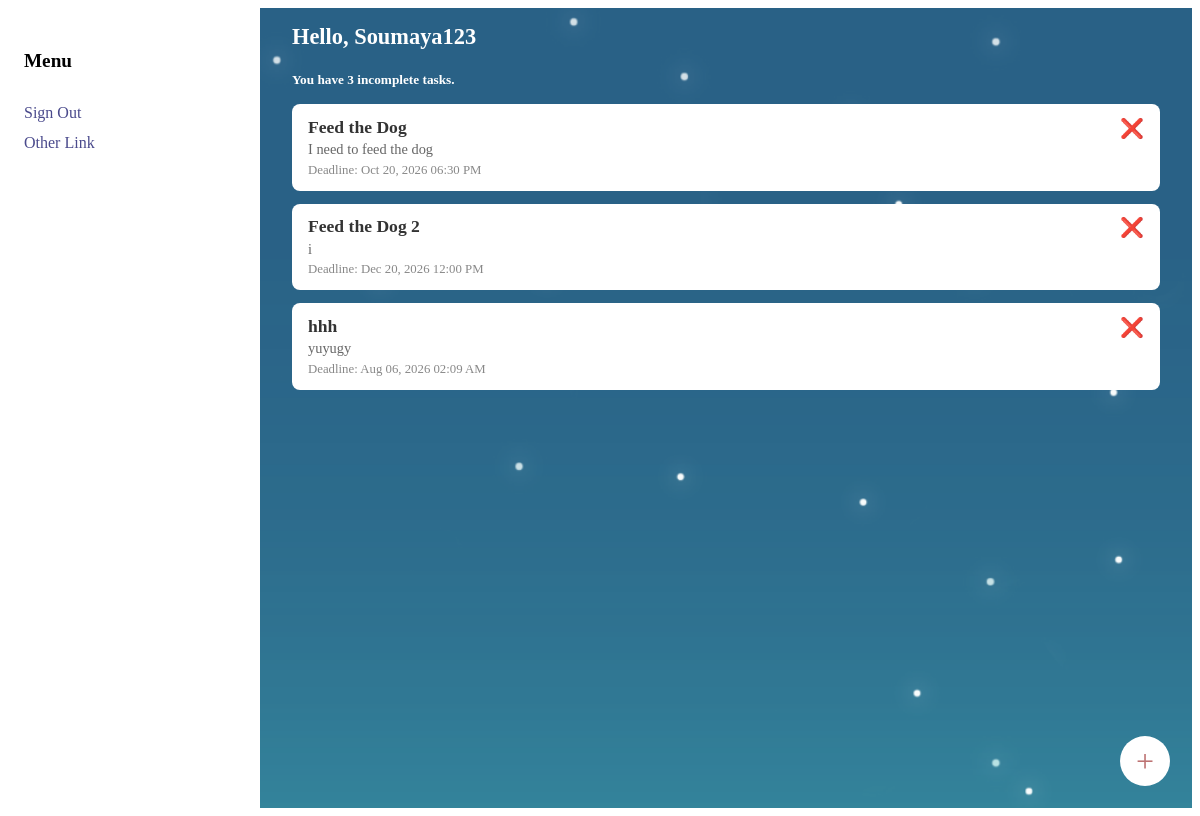
The app's page /todo/ (signed in), older data.
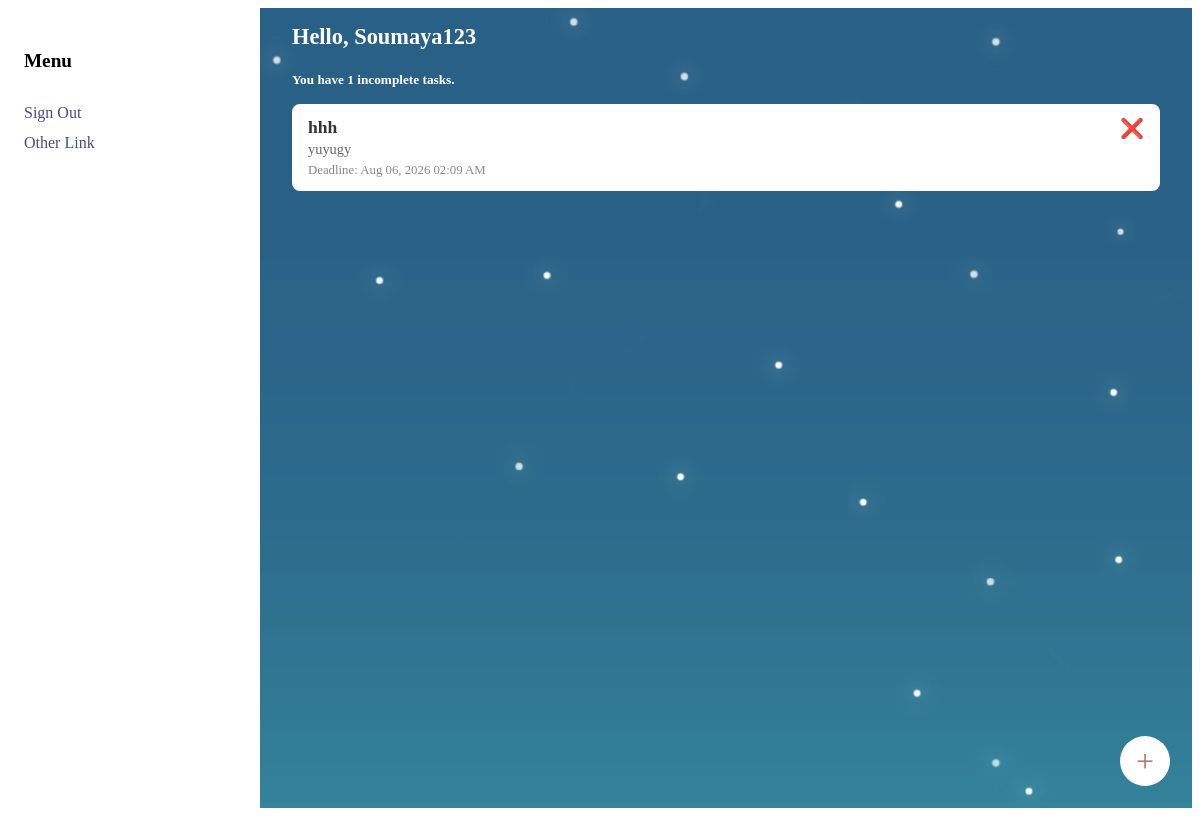
The same page, newer data.
### todoList/models.py (models this page shows, shortened)
class Task(models.Model):
    title = models.CharField(max_length=200)
    description = models.TextField()
    completed = models.BooleanField(default=False)
    created = models.DateTimeField(auto_now_add=True)
    deadline = models.DateTimeField(null=True, blank=True)
    user = models.ForeignKey(User, on_delete=models.CASCADE)

### todoList/views.py (the view)
# urls.py: path('', TodoListView.as_view(), name='todoList'),
class TodoListView(LoginRequiredMixin, ListView):
    model = Task
    context_object_name = 'tasks'
    template_name = 'task_list.html'
    def get_context_data(self, **kwargs):
        context = super().get_context_data(**kwargs)
        user_tasks = Task.objects.filter(user =self.request.user)
        context['tasks'] = Task.objects.filter(user=self.request.user)
        context['incomplete_tasks_count'] = user_tasks.filter(completed=False).count()
        context['now'] = timezone.now()
        return context

### todoList/templates/todoList/task_list.html (shortened to what this page needs)
{% extends 'base.html' %}
{% load static %}
{% block content %}
<div class="tasks-page">
    <img src="{% static 'todoList/images/tasks_page.png' %}"
         alt="Tasks Page Background"
         class="tasks-image" />
    <div class="page-container">
        <aside class="sidebar">
            <h4>Menu</h4>
            <ul>
                <li><a href="{% url 'logout' %}">Sign Out</a></li>
                <li><a href="#">Other Link</a></li>
            </ul>
        </aside>
        <main class="main-content">
            <div class="header">
                <div class="mb-2 username">
                    <h3 class="superusers">Hello, {{ request.user.username }}</h3>
                </div>
                <a href="{% url 'create_task' %}" title="Add a new task">
                    <div class="add-icon">+</div>
                </a>
            </div>
            <h5 class="count-container">
                You have <span class="task-count">{{ incomplete_tasks_count }}</span> incomplete tasks.
            </h5>
            {% if tasks %}
            <ul class="list-group">
                {% for task in tasks %}
                <li class="list-group-item d-flex justify-content-between align-items-center">
                    <a href="{% url 'edit_task' task.id %}" class="text-decoration-none" title="Open the task">
                        {% if task.complete %}
                        <span style="text-decoration: line-through;">
                            <div class="title">{{ task.title }}</div>
                        </span>
                        {% else %}
                        <div class="title">{{ task.title }}</div>
                        {% endif %}
                        <div class="mb-0 description">{{ task.description }}</div>
                        <div class="deadline">
                            Deadline: {{ task.deadline|date:"M d, Y h:i A" }}
                        </div>
                    </a>
                    <span>
                        <a href="{% url 'delete_task' task.id %}" class="text-danger ms-3" title="Delete the task">❌</a>
                    </span>
                </li>
                {% endfor %}
            </ul>
            {% else %}
            <p>No pending tasks.</p>
            {% endif %}
        </main>
    </div>
</div>
{% endblock %}

Row changes from the older to the newer data that the page shows:
removed Task: title "Feed the Dog", description "I need to feed the dog", deadline "Oct 20, 2026 06:30 PM"
removed Task: title "Feed the Dog 2", description "i", deadline "Dec 20, 2026 12:00 PM"
Text that changed along with them:
{{ incomplete_tasks_count }}: "3" → "1"
